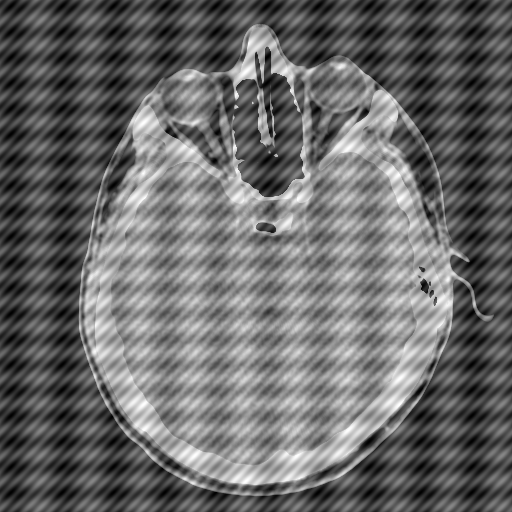
#> input picture imgs/HeadCT_degradada.tif, 512 x 512 px
$ python 003-passa-alto.py --imagem ../imgs/HeadCT_degradada.tif
#> lines starting #> are read from the running program, lines starting #| are printed output that depends on the picture
'''
Ejercicio 2: Filtros pasa-altos
1. Defina máscaras de filtrado pasa-altos cuyos coeficientes sumen 1 y
aplı́quelas sobre diferentes imágenes. Interprete los resultados.
2. Repita el ejercicio anterior para máscaras cuyos coeficientes sumen 0. Com-
pare los resultados con los del punto anterior.
'''

import cv2 as cv
import numpy as np
from matplotlib import pyplot as plt
import argparse


'''
    Argumentos
'''
ap = argparse.ArgumentParser()
ap.add_argument("-i", "--imagem", required=True, help="Caminho da Imagem")


def main():
    # Argumento e Imagem
    args = vars(ap.parse_args())
    img = cv.imread(args["imagem"], 0)
#> img is the input picture: shape (512, 512); min 0, max 255, mean 105.3

    # Definir máscaras soma 1
    k1_sum1 = np.array([[0, -1, 0], [-1, 5, -1], [0, -1, 0]])
    k2_sum1 = np.array([[-1, -1, -1], [-1, 9, -1], [-1, -1, -1]])

    # Definir máscaras soma 0
    k1_sum0 = np.array([[0, -1, 0], [-1, 4, -1], [0, -1, 0]])
    k2_sum0 = np.array([[-5, -1, 5], [-2, 6, -2], [1, -1, -1]])

    # Imagens filtradas
    img1 = cv.filter2D(img, -1, k1_sum1)
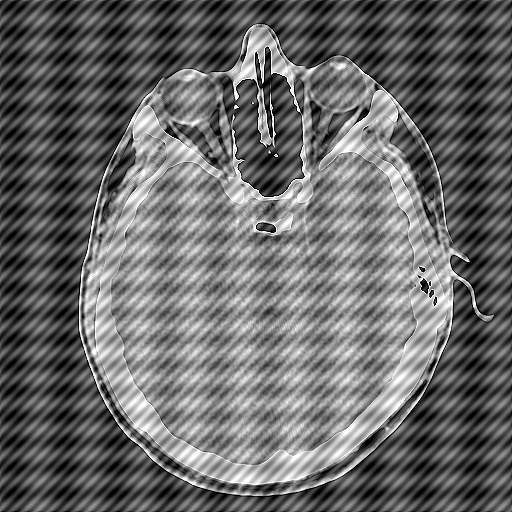
#> img1: shape (512, 512); min 0, max 255, mean 105.4
    img2 = cv.filter2D(img, -1, k2_sum1)
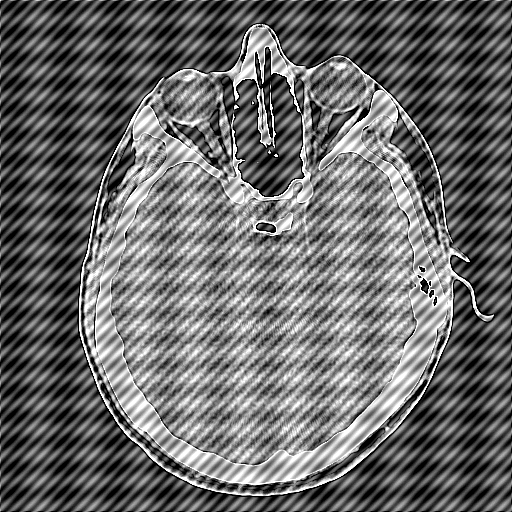
#> img2: shape (512, 512); min 0, max 255, mean 105.8
    img3 = cv.filter2D(img, -1, k1_sum0)
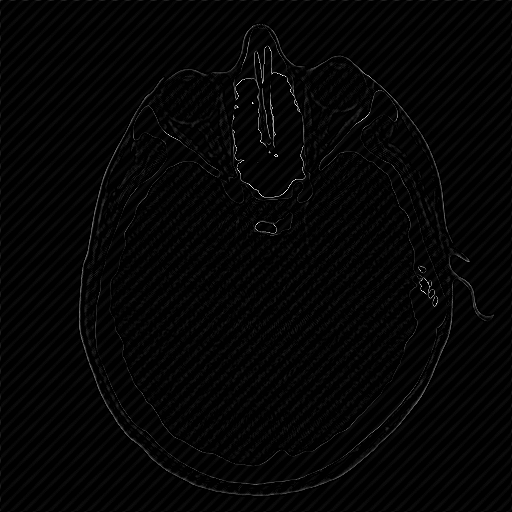
#> img3: shape (512, 512); min 0, max 255, mean 4.9
    img4 = cv.filter2D(img, -1, k2_sum0)
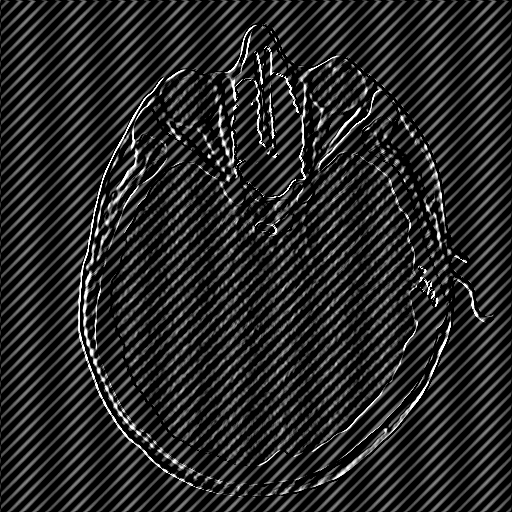
#> img4: shape (512, 512); min 0, max 255, mean 38.7


    # Mostrar
    plt.subplot(3,2,1)
    plt.xticks([])
    plt.yticks([])
    plt.title("Imagem Original")
    plt.imshow(img, cmap="gray")

    plt.subplot(3,2,3)
    plt.xticks([])
    plt.yticks([])
    plt.title("Soma 1 - Kernel 1")
    plt.imshow(img1, cmap="gray")

    plt.subplot(3,2,4)
    plt.xticks([])
    plt.yticks([])
    plt.title("Soma 1 - Kernel 2")
    plt.imshow(img2, cmap="gray")

    plt.subplot(3,2,5)
    plt.xticks([])
    plt.yticks([])
    plt.title("Soma 0 - Kernel 1")
    plt.imshow(img3, cmap="gray")

    plt.subplot(3,2,6)
    plt.xticks([])
    plt.yticks([])
    plt.title("Soma 0 - Kernel 2")
    plt.imshow(img4, cmap="gray")
    plt.show()


if __name__ == "__main__":
    main()

$ run again, on imgs/botellas3.tif
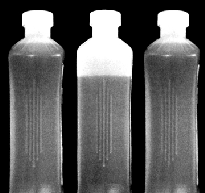
#> input picture imgs/botellas3.tif, 205 x 193 px
#> in main, img is the input picture: shape (193, 205); min 0, max 255, mean 90.4
#> in main, `img2 = cv.filter2D(img, -1, k2_sum1)`:
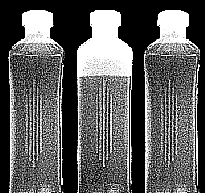
#> img2: shape (193, 205); min 0, max 255, mean 92
#> in main, `img4 = cv.filter2D(img, -1, k2_sum0)`:
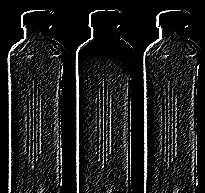
#> img4: shape (193, 205); min 0, max 255, mean 29.4

$ run again, on imgs/botellas4.tif
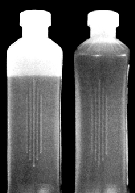
#> input picture imgs/botellas4.tif, 135 x 193 px
#> in main, img is the input picture: shape (193, 135); min 0, max 255, mean 95.4
#> in main, `img2 = cv.filter2D(img, -1, k2_sum1)`:
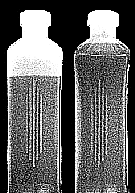
#> img2: shape (193, 135); min 0, max 255, mean 97.1
#> in main, `img4 = cv.filter2D(img, -1, k2_sum0)`:
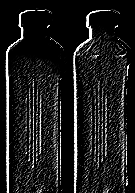
#> img4: shape (193, 135); min 0, max 255, mean 29.5

$ run again, on imgs/botellas5.tif
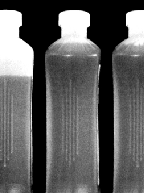
#> input picture imgs/botellas5.tif, 145 x 193 px
#> in main, img is the input picture: shape (193, 145); min 0, max 255, mean 93.9
#> in main, `img2 = cv.filter2D(img, -1, k2_sum1)`:
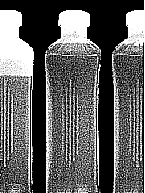
#> img2: shape (193, 145); min 0, max 255, mean 95.4
#> in main, `img4 = cv.filter2D(img, -1, k2_sum0)`:
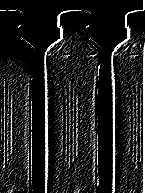
#> img4: shape (193, 145); min 0, max 255, mean 32.6
